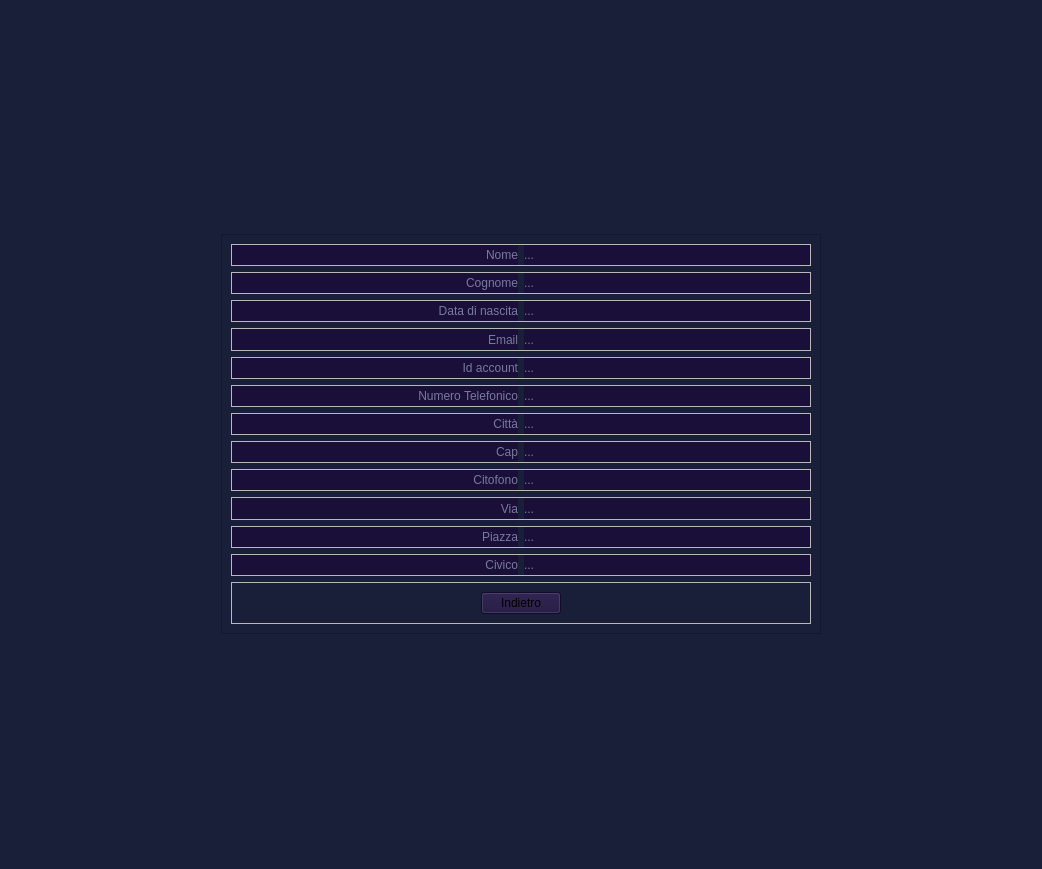
<?xml version="1.0" encoding="UTF-8"?>
<ui version="4.0">
 <class>Prodotti</class>
 <widget class="QWidget" name="Prodotti">
  <property name="geometry">
   <rect>
    <x>0</x>
    <y>0</y>
    <width>1042</width>
    <height>869</height>
   </rect>
  </property>
  <property name="windowTitle">
   <string>Form</string>
  </property>
  <property name="styleSheet">
   <string notr="true">#Prodotti{
	background-color:#1a1f39;
}
QLabel{
	color:#78799c;
	background-color:#1a0f39;
}</string>
  </property>
  <layout class="QHBoxLayout" name="horizontalLayout_10">
   <item>
    <widget class="QFrame" name="frame">
     <property name="maximumSize">
      <size>
       <width>600</width>
       <height>400</height>
      </size>
     </property>
     <property name="styleSheet">
      <string notr="true">#frame{
	background-color:#1a1f39;
}</string>
     </property>
     <property name="frameShape">
      <enum>QFrame::StyledPanel</enum>
     </property>
     <property name="frameShadow">
      <enum>QFrame::Raised</enum>
     </property>
     <layout class="QVBoxLayout" name="verticalLayout">
      <item>
       <widget class="QFrame" name="frame_6">
        <property name="frameShape">
         <enum>QFrame::StyledPanel</enum>
        </property>
        <property name="frameShadow">
         <enum>QFrame::Raised</enum>
        </property>
        <layout class="QHBoxLayout" name="horizontalLayout_5">
         <property name="spacing">
          <number>6</number>
         </property>
         <property name="leftMargin">
          <number>0</number>
         </property>
         <property name="topMargin">
          <number>0</number>
         </property>
         <property name="rightMargin">
          <number>0</number>
         </property>
         <property name="bottomMargin">
          <number>0</number>
         </property>
         <item>
          <widget class="QLabel" name="nome">
           <property name="text">
            <string>Nome</string>
           </property>
           <property name="alignment">
            <set>Qt::AlignRight|Qt::AlignTrailing|Qt::AlignVCenter</set>
           </property>
          </widget>
         </item>
         <item>
          <widget class="QLabel" name="nomeDaIns">
           <property name="text">
            <string>...</string>
           </property>
          </widget>
         </item>
        </layout>
       </widget>
      </item>
      <item>
       <widget class="QFrame" name="frame_5">
        <property name="frameShape">
         <enum>QFrame::StyledPanel</enum>
        </property>
        <property name="frameShadow">
         <enum>QFrame::Raised</enum>
        </property>
        <layout class="QHBoxLayout" name="horizontalLayout_4">
         <property name="spacing">
          <number>6</number>
         </property>
         <property name="leftMargin">
          <number>0</number>
         </property>
         <property name="topMargin">
          <number>0</number>
         </property>
         <property name="rightMargin">
          <number>0</number>
         </property>
         <property name="bottomMargin">
          <number>0</number>
         </property>
         <item>
          <widget class="QLabel" name="cognome">
           <property name="text">
            <string>Cognome</string>
           </property>
           <property name="alignment">
            <set>Qt::AlignRight|Qt::AlignTrailing|Qt::AlignVCenter</set>
           </property>
          </widget>
         </item>
         <item>
          <widget class="QLabel" name="cognomeDaIns">
           <property name="text">
            <string>...</string>
           </property>
          </widget>
         </item>
        </layout>
       </widget>
      </item>
      <item>
       <widget class="QFrame" name="frame_7">
        <property name="frameShape">
         <enum>QFrame::StyledPanel</enum>
        </property>
        <property name="frameShadow">
         <enum>QFrame::Raised</enum>
        </property>
        <layout class="QHBoxLayout" name="horizontalLayout_6">
         <property name="spacing">
          <number>6</number>
         </property>
         <property name="leftMargin">
          <number>0</number>
         </property>
         <property name="topMargin">
          <number>0</number>
         </property>
         <property name="rightMargin">
          <number>0</number>
         </property>
         <property name="bottomMargin">
          <number>0</number>
         </property>
         <item>
          <widget class="QLabel" name="dataDiNascita">
           <property name="text">
            <string>Data di nascita</string>
           </property>
           <property name="alignment">
            <set>Qt::AlignRight|Qt::AlignTrailing|Qt::AlignVCenter</set>
           </property>
          </widget>
         </item>
         <item>
          <widget class="QLabel" name="dataDiNascitaDaIns">
           <property name="text">
            <string>...</string>
           </property>
          </widget>
         </item>
        </layout>
       </widget>
      </item>
      <item>
       <widget class="QFrame" name="frame_8">
        <property name="frameShape">
         <enum>QFrame::StyledPanel</enum>
        </property>
        <property name="frameShadow">
         <enum>QFrame::Raised</enum>
        </property>
        <layout class="QHBoxLayout" name="horizontalLayout_7">
         <property name="spacing">
          <number>6</number>
         </property>
         <property name="leftMargin">
          <number>0</number>
         </property>
         <property name="topMargin">
          <number>0</number>
         </property>
         <property name="rightMargin">
          <number>0</number>
         </property>
         <property name="bottomMargin">
          <number>0</number>
         </property>
         <item>
          <widget class="QLabel" name="email">
           <property name="text">
            <string>Email</string>
           </property>
           <property name="alignment">
            <set>Qt::AlignRight|Qt::AlignTrailing|Qt::AlignVCenter</set>
           </property>
          </widget>
         </item>
         <item>
          <widget class="QLabel" name="emailDaIns">
           <property name="text">
            <string>...</string>
           </property>
          </widget>
         </item>
        </layout>
       </widget>
      </item>
      <item>
       <widget class="QFrame" name="frame_9">
        <property name="frameShape">
         <enum>QFrame::StyledPanel</enum>
        </property>
        <property name="frameShadow">
         <enum>QFrame::Raised</enum>
        </property>
        <layout class="QHBoxLayout" name="horizontalLayout_8">
         <property name="spacing">
          <number>6</number>
         </property>
         <property name="leftMargin">
          <number>0</number>
         </property>
         <property name="topMargin">
          <number>0</number>
         </property>
         <property name="rightMargin">
          <number>0</number>
         </property>
         <property name="bottomMargin">
          <number>0</number>
         </property>
         <item>
          <widget class="QLabel" name="idAccount">
           <property name="text">
            <string>Id account</string>
           </property>
           <property name="alignment">
            <set>Qt::AlignRight|Qt::AlignTrailing|Qt::AlignVCenter</set>
           </property>
          </widget>
         </item>
         <item>
          <widget class="QLabel" name="idAccountDaIns">
           <property name="text">
            <string>...</string>
           </property>
          </widget>
         </item>
        </layout>
       </widget>
      </item>
      <item>
       <widget class="QFrame" name="frame_4">
        <property name="frameShape">
         <enum>QFrame::StyledPanel</enum>
        </property>
        <property name="frameShadow">
         <enum>QFrame::Raised</enum>
        </property>
        <layout class="QHBoxLayout" name="horizontalLayout_3">
         <property name="spacing">
          <number>6</number>
         </property>
         <property name="leftMargin">
          <number>0</number>
         </property>
         <property name="topMargin">
          <number>0</number>
         </property>
         <property name="rightMargin">
          <number>0</number>
         </property>
         <property name="bottomMargin">
          <number>0</number>
         </property>
         <item>
          <widget class="QLabel" name="numeroTelefonico">
           <property name="text">
            <string>Numero Telefonico</string>
           </property>
           <property name="alignment">
            <set>Qt::AlignRight|Qt::AlignTrailing|Qt::AlignVCenter</set>
           </property>
          </widget>
         </item>
         <item>
          <widget class="QLabel" name="numeroTelefonicoDaIns">
           <property name="text">
            <string>...</string>
           </property>
          </widget>
         </item>
        </layout>
       </widget>
      </item>
      <item>
       <widget class="QFrame" name="frame_13">
        <property name="frameShape">
         <enum>QFrame::StyledPanel</enum>
        </property>
        <property name="frameShadow">
         <enum>QFrame::Raised</enum>
        </property>
        <layout class="QHBoxLayout" name="horizontalLayout_13">
         <property name="spacing">
          <number>6</number>
         </property>
         <property name="leftMargin">
          <number>0</number>
         </property>
         <property name="topMargin">
          <number>0</number>
         </property>
         <property name="rightMargin">
          <number>0</number>
         </property>
         <property name="bottomMargin">
          <number>0</number>
         </property>
         <item>
          <widget class="QLabel" name="citta">
           <property name="text">
            <string>Città</string>
           </property>
           <property name="alignment">
            <set>Qt::AlignRight|Qt::AlignTrailing|Qt::AlignVCenter</set>
           </property>
          </widget>
         </item>
         <item>
          <widget class="QLabel" name="cittaDaIns">
           <property name="text">
            <string>...</string>
           </property>
          </widget>
         </item>
        </layout>
       </widget>
      </item>
      <item>
       <widget class="QFrame" name="frame_16">
        <property name="frameShape">
         <enum>QFrame::StyledPanel</enum>
        </property>
        <property name="frameShadow">
         <enum>QFrame::Raised</enum>
        </property>
        <layout class="QHBoxLayout" name="horizontalLayout_16">
         <property name="spacing">
          <number>6</number>
         </property>
         <property name="leftMargin">
          <number>0</number>
         </property>
         <property name="topMargin">
          <number>0</number>
         </property>
         <property name="rightMargin">
          <number>0</number>
         </property>
         <property name="bottomMargin">
          <number>0</number>
         </property>
         <item>
          <widget class="QLabel" name="cap">
           <property name="text">
            <string>Cap</string>
           </property>
           <property name="alignment">
            <set>Qt::AlignRight|Qt::AlignTrailing|Qt::AlignVCenter</set>
           </property>
          </widget>
         </item>
         <item>
          <widget class="QLabel" name="capDaIns">
           <property name="text">
            <string>...</string>
           </property>
          </widget>
         </item>
        </layout>
       </widget>
      </item>
      <item>
       <widget class="QFrame" name="frame_14">
        <property name="frameShape">
         <enum>QFrame::StyledPanel</enum>
        </property>
        <property name="frameShadow">
         <enum>QFrame::Raised</enum>
        </property>
        <layout class="QHBoxLayout" name="horizontalLayout_14">
         <property name="spacing">
          <number>6</number>
         </property>
         <property name="leftMargin">
          <number>0</number>
         </property>
         <property name="topMargin">
          <number>0</number>
         </property>
         <property name="rightMargin">
          <number>0</number>
         </property>
         <property name="bottomMargin">
          <number>0</number>
         </property>
         <item>
          <widget class="QLabel" name="citofono">
           <property name="text">
            <string>Citofono</string>
           </property>
           <property name="alignment">
            <set>Qt::AlignRight|Qt::AlignTrailing|Qt::AlignVCenter</set>
           </property>
          </widget>
         </item>
         <item>
          <widget class="QLabel" name="citofonoDaIns">
           <property name="text">
            <string>...</string>
           </property>
          </widget>
         </item>
        </layout>
       </widget>
      </item>
      <item>
       <widget class="QFrame" name="frame_3">
        <property name="frameShape">
         <enum>QFrame::StyledPanel</enum>
        </property>
        <property name="frameShadow">
         <enum>QFrame::Raised</enum>
        </property>
        <layout class="QHBoxLayout" name="horizontalLayout_2">
         <property name="spacing">
          <number>6</number>
         </property>
         <property name="leftMargin">
          <number>0</number>
         </property>
         <property name="topMargin">
          <number>0</number>
         </property>
         <property name="rightMargin">
          <number>0</number>
         </property>
         <property name="bottomMargin">
          <number>0</number>
         </property>
         <item>
          <widget class="QLabel" name="via">
           <property name="text">
            <string>Via</string>
           </property>
           <property name="alignment">
            <set>Qt::AlignRight|Qt::AlignTrailing|Qt::AlignVCenter</set>
           </property>
          </widget>
         </item>
         <item>
          <widget class="QLabel" name="viaDaIns">
           <property name="text">
            <string>...</string>
           </property>
          </widget>
         </item>
        </layout>
       </widget>
      </item>
      <item>
       <widget class="QFrame" name="frame_15">
        <property name="frameShape">
         <enum>QFrame::StyledPanel</enum>
        </property>
        <property name="frameShadow">
         <enum>QFrame::Raised</enum>
        </property>
        <layout class="QHBoxLayout" name="horizontalLayout_15">
         <property name="spacing">
          <number>6</number>
         </property>
         <property name="leftMargin">
          <number>0</number>
         </property>
         <property name="topMargin">
          <number>0</number>
         </property>
         <property name="rightMargin">
          <number>0</number>
         </property>
         <property name="bottomMargin">
          <number>0</number>
         </property>
         <item>
          <widget class="QLabel" name="piazza">
           <property name="text">
            <string>Piazza</string>
           </property>
           <property name="alignment">
            <set>Qt::AlignRight|Qt::AlignTrailing|Qt::AlignVCenter</set>
           </property>
          </widget>
         </item>
         <item>
          <widget class="QLabel" name="piazzaDaIns">
           <property name="text">
            <string>...</string>
           </property>
          </widget>
         </item>
        </layout>
       </widget>
      </item>
      <item>
       <widget class="QFrame" name="frame_11">
        <property name="frameShape">
         <enum>QFrame::StyledPanel</enum>
        </property>
        <property name="frameShadow">
         <enum>QFrame::Raised</enum>
        </property>
        <layout class="QHBoxLayout" name="horizontalLayout_11">
         <property name="spacing">
          <number>6</number>
         </property>
         <property name="leftMargin">
          <number>0</number>
         </property>
         <property name="topMargin">
          <number>0</number>
         </property>
         <property name="rightMargin">
          <number>0</number>
         </property>
         <property name="bottomMargin">
          <number>0</number>
         </property>
         <item>
          <widget class="QLabel" name="civico">
           <property name="text">
            <string>Civico</string>
           </property>
           <property name="alignment">
            <set>Qt::AlignRight|Qt::AlignTrailing|Qt::AlignVCenter</set>
           </property>
          </widget>
         </item>
         <item>
          <widget class="QLabel" name="civicoDaIns">
           <property name="text">
            <string>...</string>
           </property>
          </widget>
         </item>
        </layout>
       </widget>
      </item>
      <item>
       <widget class="QFrame" name="frame_2">
        <property name="frameShape">
         <enum>QFrame::StyledPanel</enum>
        </property>
        <property name="frameShadow">
         <enum>QFrame::Raised</enum>
        </property>
        <layout class="QHBoxLayout" name="horizontalLayout">
         <item>
          <widget class="QPushButton" name="indietroBtn">
           <property name="maximumSize">
            <size>
             <width>80</width>
             <height>30</height>
            </size>
           </property>
           <property name="cursor">
            <cursorShape>PointingHandCursor</cursorShape>
           </property>
           <property name="styleSheet">
            <string notr="true">#indietroBtn{
	background-color:#1a0f39;
}</string>
           </property>
           <property name="text">
            <string>Indietro</string>
           </property>
          </widget>
         </item>
        </layout>
       </widget>
      </item>
     </layout>
    </widget>
   </item>
  </layout>
 </widget>
 <resources>
  <include location="../resources.qrc"/>
 </resources>
 <connections/>
</ui>
